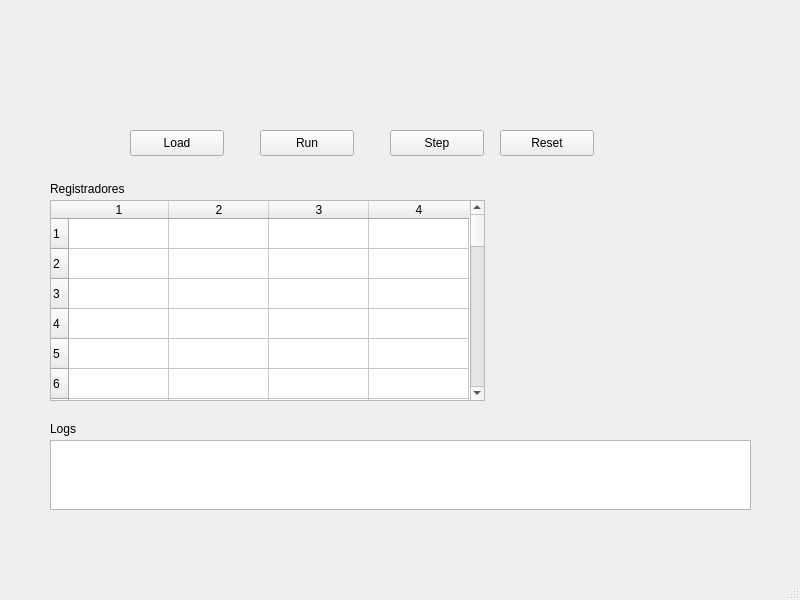
<?xml version="1.0" encoding="UTF-8"?>
<ui version="4.0">
 <class>MainWindow</class>
 <widget class="QMainWindow" name="MainWindow">
  <property name="geometry">
   <rect>
    <x>0</x>
    <y>0</y>
    <width>800</width>
    <height>600</height>
   </rect>
  </property>
  <property name="windowTitle">
   <string>MainWindow</string>
  </property>
  <widget class="QWidget" name="centralwidget">
   <widget class="QPushButton" name="stepButton">
    <property name="geometry">
     <rect>
      <x>390</x>
      <y>130</y>
      <width>94</width>
      <height>26</height>
     </rect>
    </property>
    <property name="text">
     <string>Step</string>
    </property>
   </widget>
   <widget class="QPushButton" name="runButton">
    <property name="geometry">
     <rect>
      <x>260</x>
      <y>130</y>
      <width>94</width>
      <height>26</height>
     </rect>
    </property>
    <property name="text">
     <string>Run</string>
    </property>
   </widget>
   <widget class="QPushButton" name="resetButton">
    <property name="geometry">
     <rect>
      <x>500</x>
      <y>130</y>
      <width>94</width>
      <height>26</height>
     </rect>
    </property>
    <property name="text">
     <string>Reset</string>
    </property>
   </widget>
   <widget class="QPushButton" name="loadButton">
    <property name="geometry">
     <rect>
      <x>130</x>
      <y>130</y>
      <width>94</width>
      <height>26</height>
     </rect>
    </property>
    <property name="text">
     <string>Load</string>
    </property>
   </widget>
   <widget class="QTextEdit" name="logView">
    <property name="geometry">
     <rect>
      <x>50</x>
      <y>440</y>
      <width>701</width>
      <height>70</height>
     </rect>
    </property>
   </widget>
   <widget class="QLabel" name="label">
    <property name="geometry">
     <rect>
      <x>50</x>
      <y>420</y>
      <width>66</width>
      <height>18</height>
     </rect>
    </property>
    <property name="text">
     <string>Logs</string>
    </property>
   </widget>
   <widget class="QLabel" name="label_2">
    <property name="geometry">
     <rect>
      <x>50</x>
      <y>180</y>
      <width>81</width>
      <height>18</height>
     </rect>
    </property>
    <property name="text">
     <string>Registradores</string>
    </property>
   </widget>
   <widget class="QTableWidget" name="registersTable">
    <property name="geometry">
     <rect>
      <x>50</x>
      <y>200</y>
      <width>435</width>
      <height>201</height>
     </rect>
    </property>
    <property name="rowCount">
     <number>33</number>
    </property>
    <property name="columnCount">
     <number>4</number>
    </property>
    <row/>
    <row/>
    <row/>
    <row/>
    <row/>
    <row/>
    <row/>
    <row/>
    <row/>
    <row/>
    <row/>
    <row/>
    <row/>
    <row/>
    <row/>
    <row/>
    <row/>
    <row/>
    <row/>
    <row/>
    <row/>
    <row/>
    <row/>
    <row/>
    <row/>
    <row/>
    <row/>
    <row/>
    <row/>
    <row/>
    <row/>
    <row/>
    <row/>
    <column/>
    <column/>
    <column/>
    <column/>
   </widget>
  </widget>
  <widget class="QMenuBar" name="menubar">
   <property name="geometry">
    <rect>
     <x>0</x>
     <y>0</y>
     <width>800</width>
     <height>21</height>
    </rect>
   </property>
  </widget>
  <widget class="QStatusBar" name="statusbar"/>
 </widget>
 <resources/>
 <connections/>
</ui>
